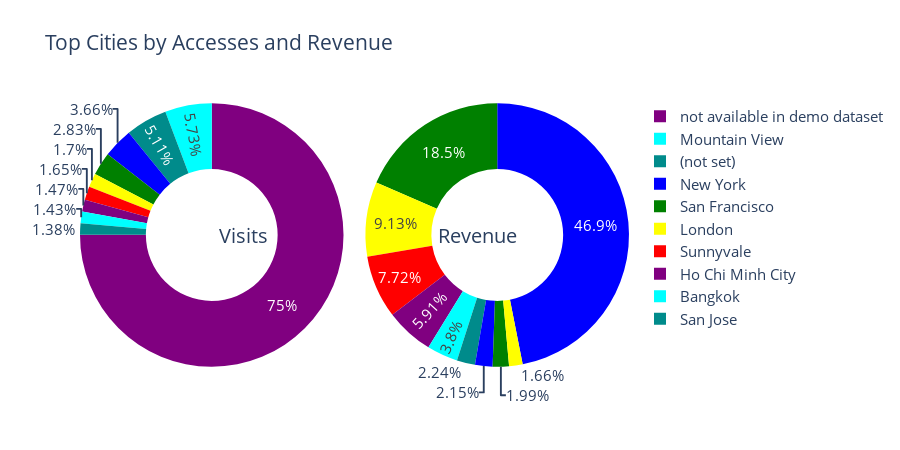

Notebook source saved alongside this figure:
### Code cell
PieChart(df_train, "geoNetwork_city", "Top Cities by Accesses and Revenue", limit=10)

### Figure 1 — Plotly figure (JSON) as saved in the notebook; plotly's stock layout.template omitted (floating-point values rounded to 4 significant figures)
{"data": [{"domain": {"x": [0, 0.48]}, "hole": 0.5, "hoverinfo": "label+percent+name", "labels": ["not available in demo dataset", "Mountain View", "(not set)", "New York", "San Francisco", "London", "Sunnyvale", "Ho Chi Minh City", "Bangkok", "San Jose"], "marker": {"colors": ["#800080", "#00FFFF", "#008B8B", "#0000FF", "#008000", "#FFFF00", "#FF0000", "#800080", "#00FFFF", "#008B8B"]}, "name": "% Accesses", "showlegend": true, "type": "pie", "values": [357422, 27296, 24354, 17430, 13465, 8090, 7868, 6984, 6811, 6570]}, {"domain": {"x": [0.52, 1]}, "hole": 0.5, "hoverinfo": "label+percent+name", "labels": ["not available in demo dataset", "New York", "Mountain View", "San Francisco", "Chicago", "Los Angeles", "Salem", "Sunnyvale", "Seattle", "Austin"], "marker": {"colors": ["#0000FF", "#008000", "#FFFF00", "#FF0000", "#800080", "#00FFFF", "#008B8B", "#0000FF", "#008000", "#FFFF00"]}, "name": "% Revenue", "showlegend": false, "type": "pie", "values": [405473870208, 159854239920, 78939940096, 66707970000, 51127689952, 32843320016, 19359909648, 18568099968, 17229630064, 14329350064]}], "layout": {"annotations": [{"font": {"size": 20}, "showarrow": false, "text": "Visits", "x": 0.25, "y": 0.5}, {"font": {"size": 20}, "showarrow": false, "text": "Revenue", "x": 0.8, "y": 0.5}], "font": {"size": 15}, "height": 450, "title": {"text": "Top Cities by Accesses and Revenue"}}}
